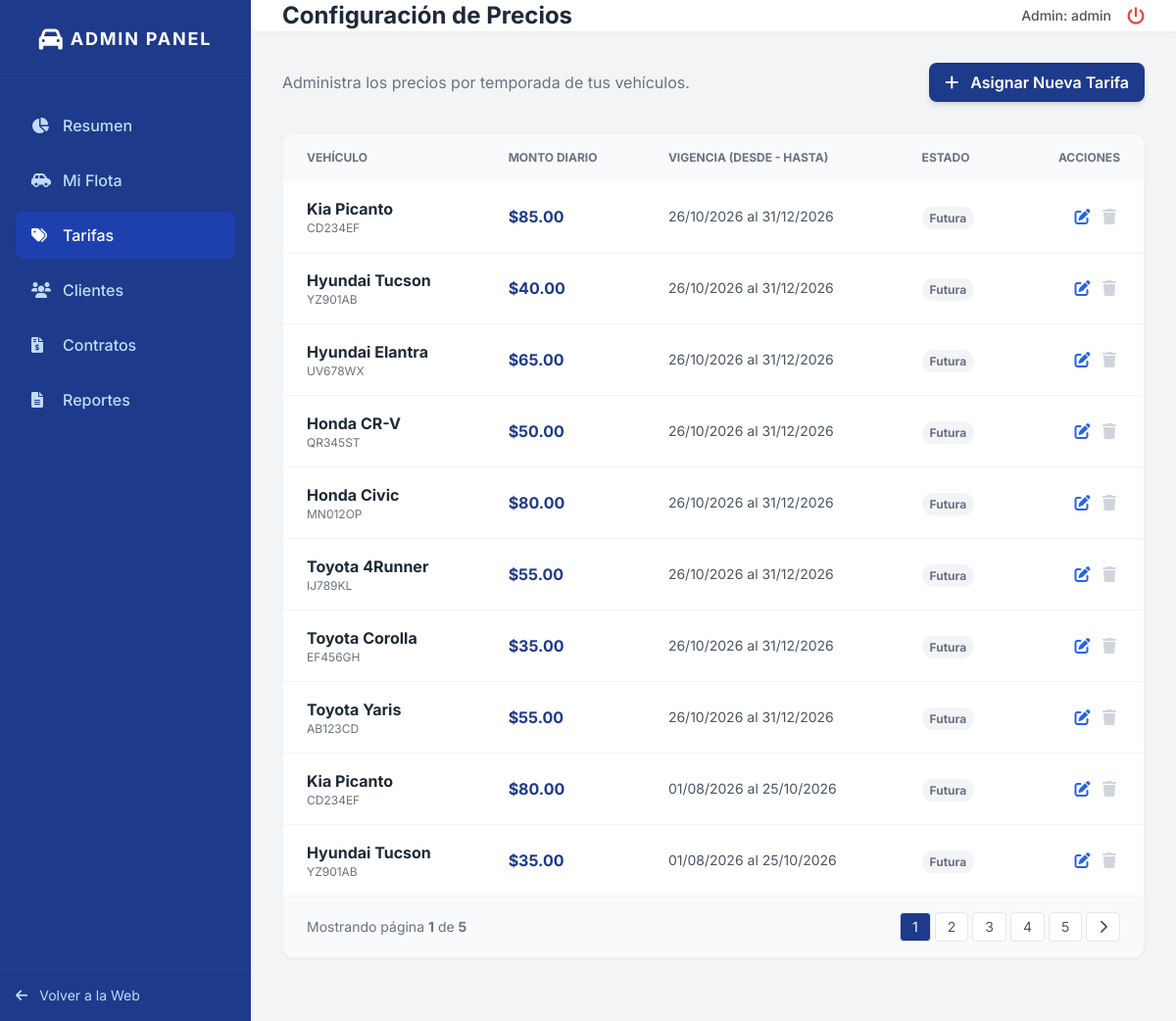
Before: /views/admin/tarifas.php (signed in) with the older database file.
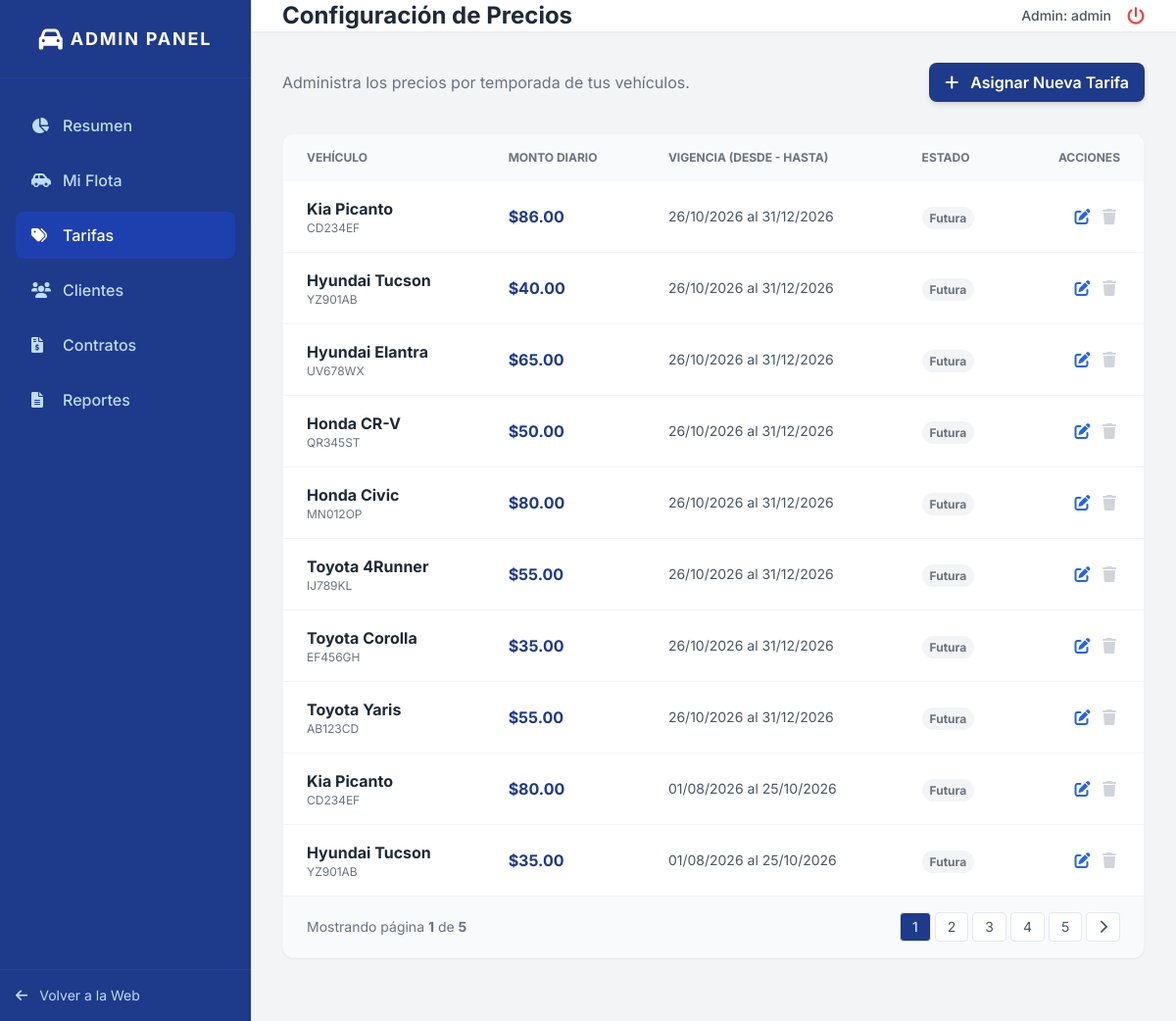
After: the same page with the newer database file.
### tables this page shows
CREATE TABLE `tarifas` (
  `ID_Tarifa` int NOT NULL,
  `ID_Vehiculo` int DEFAULT NULL,
  `Monto_Diario` decimal(10,2) NOT NULL,
  `Fecha_Inicio` date NOT NULL,
  `Fecha_Fin` date NOT NULL
);

CREATE TABLE `vehiculos` (
  `ID_Vehiculo` int NOT NULL,
  `ID_Categoria` int DEFAULT NULL,
  `Placa` varchar(20) NOT NULL,
  `Marca` varchar(50) NOT NULL,
  `Modelo` varchar(50) NOT NULL,
  `Anio` int NOT NULL,
  `Color` varchar(30) DEFAULT NULL,
  `Capacidad` tinyint NOT NULL,
  `Estado` enum('Disponible','Alquilado','Mantenimiento') DEFAULT 'Disponible',
  `Imagen_URL` varchar(255) DEFAULT 'assets/img/default.jpg'
);

### views/admin/tarifas.php (the view, shortened to what this page needs)
<?php
require_once '../../config/database_connection.php';
$res_total_tarifas = $connection->query("SELECT COUNT(*) as total FROM tarifas");
$total_tarifas = $res_total_tarifas->fetch_assoc()['total'];
$registros_por_pagina = 10;
$total_paginas = ceil($total_tarifas / $registros_por_pagina);
$pagina_actual = isset($_GET['pagina']) ? (int)$_GET['pagina'] : 1;
$offset = max(0, ($pagina_actual - 1) * $registros_por_pagina);
$query_tarifas = "
    SELECT t.*, v.Marca, v.Modelo, v.Placa
    FROM tarifas t
    JOIN vehiculos v ON t.ID_Vehiculo = v.ID_Vehiculo
    ORDER BY t.Fecha_Inicio DESC
    LIMIT $offset, $registros_por_pagina
";
$resultado_tarifas = $connection->query($query_tarifas);
?>
<!DOCTYPE html>
<html lang="es">
<head>
    <link rel="stylesheet" href="../../style.css">
    <script src="https://cdn.tailwindcss.com"></script>
    <link href="https://cdnjs.cloudflare.com/ajax/libs/font-awesome/6.0.0/css/all.min.css" rel="stylesheet">
</head>
<body class="bg-gray-100 flex h-screen overflow-hidden">
    <aside class="w-64 bg-blue-900 text-white flex flex-col flex-shrink-0">
        <div class="h-20 flex items-center justify-center border-b border-blue-800">
            <i class="fa-solid fa-car text-2xl mr-2"></i>
            <span class="font-bold text-lg tracking-widest">ADMIN PANEL</span>
        </div>
        <nav class="flex-1 px-4 py-6 space-y-2">
            <a href="dashboard.php" class="flex items-center gap-3 <?php echo basename($_SERVER['PHP_SELF']) == 'dashboard.php' ? 'bg-blue-800' : 'text-blue-200 hover:bg-blue-800 hover:text-white'; ?> px-4 py-3 rounded-lg font-medium transition-colors">
                <i class="fa-solid fa-chart-pie w-5"></i> Resumen
            </a>
            <a href="vehiculos.php" class="flex items-center gap-3 <?php echo basename($_SERVER['PHP_SELF']) == 'vehiculos.php' ? 'bg-blue-800' : 'text-blue-200 hover:bg-blue-800 hover:text-white'; ?> px-4 py-3 rounded-lg font-medium transition-colors">
                <i class="fa-solid fa-car-side w-5"></i> Mi Flota
            </a>
            <a href="tarifas.php" class="flex items-center gap-3 <?php echo basename($_SERVER['PHP_SELF']) == 'tarifas.php' ? 'bg-blue-800' : 'text-blue-200 hover:bg-blue-800 hover:text-white'; ?> px-4 py-3 rounded-lg font-medium transition-colors">
                <i class="fa-solid fa-tags w-5"></i> Tarifas
            </a>
            <a href="clientes.php" class="flex items-center gap-3 <?php echo basename($_SERVER['PHP_SELF']) == 'clientes.php' ? 'bg-blue-800' : 'text-blue-200 hover:bg-blue-800 hover:text-white'; ?> px-4 py-3 rounded-lg font-medium transition-colors">
                <i class="fa-solid fa-users w-5"></i> Clientes
            </a>
            <a href="alquileres.php" class="flex items-center gap-3 <?php echo basename($_SERVER['PHP_SELF']) == 'alquileres.php' ? 'bg-blue-800' : 'text-blue-200 hover:bg-blue-800 hover:text-white'; ?> px-4 py-3 rounded-lg font-medium transition-colors">
                <i class="fa-solid fa-file-invoice-dollar w-5"></i> Contratos
            </a>
            <a href="reportes.php" class="flex items-center gap-3 <?php echo basename($_SERVER['PHP_SELF']) == 'reportes.php' ? 'bg-blue-800 text-white' : 'text-blue-200 hover:bg-blue-800 hover:text-white'; ?> px-4 py-3 rounded-lg font-medium transition-colors">
                <i class="fa-solid fa-file-lines w-5"></i> Reportes
            </a>
        </nav>
        <div class="p-4 border-t border-blue-800">
            <a href="../../index.php" class="flex items-center gap-3 text-blue-200 hover:text-white transition-colors text-sm">
                <i class="fa-solid fa-arrow-left"></i> Volver a la Web
            </a>
        </div>
    </aside>
    <main class="flex-1 flex flex-col overflow-y-auto"> <header class="h-20 bg-white shadow-sm flex items-center justify-between px-8 sticky top-0 z-10">
            <h1 class="text-2xl font-bold text-gray-800">Configuración de Precios</h1>
            <div class="flex items-center gap-4">
                <span class="text-sm font-medium text-gray-600">Admin: <?php echo $_SESSION['username']; ?></span>
                <a href="../../controllers/logout_controller.php" class="text-red-500 hover:text-red-700" title="Cerrar Sesión">
                    <i class="fa-solid fa-power-off text-lg"></i>
                </a>
            </div>
        </header>
        <div class="p-8 flex-1">
            <div class="flex justify-between items-center mb-8">
                <p class="text-gray-500">Administra los precios por temporada de tus vehículos.</p>
                <a href="nueva_tarifa.php" class="bg-blue-900 hover:bg-blue-800 text-white px-4 py-2 rounded-lg font-semibold transition-all shadow-md">
                    <i class="fa-solid fa-plus mr-2"></i> Asignar Nueva Tarifa
                </a>
            </div>
            <div class="bg-white rounded-xl shadow-sm border border-gray-100 overflow-hidden mb-8">
                <table class="w-full text-left border-collapse">
                    <thead>
                        <tr class="bg-gray-50 text-gray-500 text-xs uppercase">
                            <th class="px-6 py-4">Vehículo</th>
                            <th class="px-6 py-4">Monto Diario</th>
                            <th class="px-6 py-4">Vigencia (Desde - Hasta)</th>
                            <th class="px-6 py-4">Estado</th>
                            <th class="px-6 py-4 text-right">Acciones</th>
                        </tr>
                    </thead>
                    <tbody class="divide-y divide-gray-100">
                        <?php while($t = $resultado_tarifas->fetch_assoc()): ?>
                        <tr class="hover:bg-gray-50 transition-colors">
                            <td class="px-6 py-4">
                                <span class="font-bold text-gray-800"><?php echo $t['Marca'] . " " . $t['Modelo']; ?></span>
                                <span class="text-xs text-gray-500 block"><?php echo $t['Placa']; ?></span>
                            </td>
                            <td class="px-6 py-4 text-blue-900 font-bold">$<?php echo $t['Monto_Diario']; ?></td>
                            <td class="px-6 py-4 text-sm text-gray-600">
                                <?php echo date('d/m/Y', strtotime($t['Fecha_Inicio'])); ?> al <?php echo date('d/m/Y', strtotime($t['Fecha_Fin'])); ?>
                            </td>
                            <td class="px-6 py-4">
                                <?php
                                $hoy = date('Y-m-d');
                                $activa = ($hoy >= $t['Fecha_Inicio'] && $hoy <= $t['Fecha_Fin']);
                                $futura = ($t['Fecha_Inicio'] > $hoy);
                                $pasada = ($t['Fecha_Fin'] < $hoy);
                                ?>
                                <span class="px-2 py-1 rounded-full text-xs font-bold <?php echo $activa ? 'bg-green-100 text-green-700' : 'bg-gray-100 text-gray-500'; ?>">
                                    <?php echo $activa ? 'Activa' : ($futura ? 'Futura' : 'Vencida'); ?>
                                </span>
                            </td>
                            <td class="px-6 py-4 text-right">
                                <?php if($futura): ?>
                                    <a href="editar_tarifa.php?id=<?php echo $t['ID_Tarifa']; ?>" class="text-blue-600 hover:text-blue-900 mx-1 inline-block" title="Editar Tarifa">
                                        <i class="fa-solid fa-pen-to-square"></i>
                                    </a>
                                <?php else: ?>
                                    <span class="text-gray-300 mx-1 inline-block cursor-not-allowed" title="No modificable (Activa o Pasada)">
                                        <i class="fa-solid fa-pen-to-square"></i>
                                    </span>
                                <?php endif; ?>
                                <?php if($pasada): ?>
                                    <a href="../../controllers/eliminar_tarifa.php?id=<?php echo $t['ID_Tarifa']; ?>" onclick="return confirm('¿Estás seguro de que deseas eliminar esta tarifa?');" class="text-red-400 hover:text-red-700 mx-1 inline-block" title="Eliminar">
                                        <i class="fa-solid fa-trash"></i>
                                    </a>
                                <?php else: ?>
                                    <span class="text-gray-300 mx-1 inline-block cursor-not-allowed" title="No se puede eliminar (Activa o Futura)">
                                        <i class="fa-solid fa-trash"></i>
                                    </span>
                                <?php endif; ?>
                            </td>
                        </tr>
                        <?php endwhile; ?>
                    </tbody>
                </table>
                <?php if($total_paginas > 1): ?>
                <div class="px-6 py-4 border-t border-gray-100 flex items-center justify-between bg-gray-50">
                    <span class="text-sm text-gray-500">Mostrando página <span class="font-bold"><?php echo $pagina_actual; ?></span> de <span class="font-bold"><?php echo $total_paginas; ?></span></span>
                    <div class="flex items-center gap-1">
                        <?php for($i = 1; $i <= $total_paginas; $i++): ?>
                            <a href="?pagina=<?php echo $i; ?>" class="px-3 py-1 border border-gray-200 rounded text-sm transition-colors <?php echo $pagina_actual == $i ? 'bg-blue-900 text-white border-blue-900' : 'bg-white text-gray-600 hover:bg-gray-50'; ?>">
                                <?php echo $i; ?>
                            </a>
                        <?php endfor; ?>
                        <?php if($pagina_actual < $total_paginas): ?>
                            <a href="?pagina=<?php echo $pagina_actual + 1; ?>" class="px-3 py-1 bg-white border border-gray-200 rounded text-sm text-gray-600 hover:bg-gray-50 transition-colors"><i class="fa-solid fa-chevron-right"></i></a>
                        <?php endif; ?>
                    </div>
                </div>
                <?php endif; ?>
            </div>
        </div>
    </main>
</body>
</html>

### style.css (style rules this page uses)
:root { --primary-blue: #1e3a8a; --hover-blue: #1e40af; --bg-light: #f8fafc; --text-main: #1f2937; --danger: #ef4444; }
html { scroll-behavior: smooth; }
body { font-family: 'Inter', sans-serif; background-color: var(--bg-light); color: var(--text-main); -webkit-font-smoothing: antialiased; -moz-osx-font-smoothing: grayscale; margin: 0; padding: 0; }

Changed rows visible on the page:
changed tarifas (number 1 of 10 on the later page): Monto_Diario "85.00" → "86.00"
